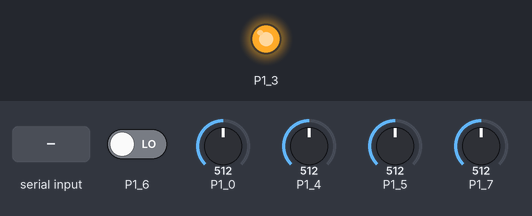
Bench run of a sketch on a simulated TI MSP430 LaunchPad. Parts: output pins drawn as LEDs (lit = HIGH). Inputs (shaded band) come from the test bench; at power-on: P1_6 LOW, P1_0 = 512, P1_4 = 512, P1_5 = 512, P1_7 = 512. The local clock reads 2024-03-15 10:24:30 at power-on unless the sketch sets it; what the sketch prints to the serial monitor is not drawn.

Above: at 1.2 s.
1.3 s: P1_6 driven HIGH
At 1.9 s:
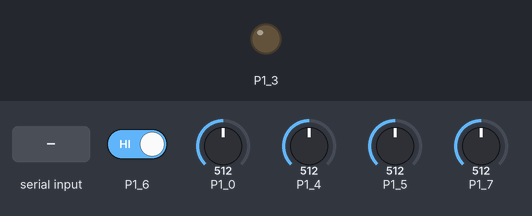
2.8 s: "L" received over Serial
Timing chart, 0 to 5.8 s (numbered marks = the images above; inputs shaded):
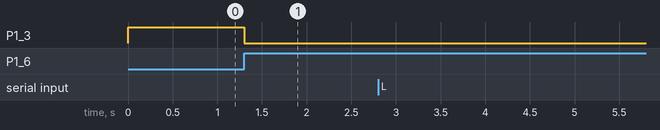

Measured:
- after the input at 1.3 s, P1_3: HIGH → LOW at once
- after the input at 2.8 s, every drawn part: stays the same

The sketch:

403DoneC.ino
```cpp
#include "Wire.h"
#include "RTClib.h"
RTC_DS3231 rtc;

int hour, month, day, year, minute,second=0;
int lasthour, lastmonth,lastday,lastyear,lastminute,lastsecond = 0;
int A4Read, A5Read;
unsigned long timer4, timer5, timeRstCheck;
bool tripChecker4, tripChecker5;
unsigned long timeTracked4, timeTracked5, maxTimeTracked4, maxTimeTracked5 = 0;
String maxTimeTracked4str = "0 ms ";
String maxTimeTracked5str = "0 ms ";
String str, message;
String SetDate;
bool MachineStatus;


//unsigned long lastSample = 0;
//unsigned long sampleSum = 0;
//int sampleCount = 0;
//int sensitivity =.066;
//float vpc = 0.0048828125;
//float offstV = 2715;
//float ccurent;
int fraudTracker;
int TrueMachineState=0;


/////////////////////////////////////////////////
float vpc = .0048828125;  // 5 V/ 4096 points
float vpc12 = 0.001220703125;// 5/4096
float sens = .066;
int sample, out, Vref;
float Voltage, Current;
long lastTime = 0;
long sampleSum = 0;
int sampleCount;
float mean,rmsSample;

//////////////////////////////////

void setup() {
  // put your setup code here, to run once:
Serial.begin(115200);
//Serial.begin(9600);
rtc.begin();
//rtc.adjust(DateTime(F(__DATE__), F(__TIME__)));
pinMode(P1_4,INPUT);
pinMode(P1_5, INPUT);
pinMode(P1_3,OUTPUT);
pinMode(P1_7, INPUT);
pinMode(P1_6, INPUT);
pinMode(P1_0, INPUT);
Serial.print("L Started");
}


// the goal is to read when an L is sent and then give all the information back
// information
// longest time safety hall sensor was tripped
// longest time power supply hall sensor was tripped
// The current time and date on the RTC
// if any time reprogrammings happened
// the date of next turn off


void loop() {
  // put your main code here, to run repeatedly:
  //////////////////////////Hall sense timing

if(millis()> lastTime+8)
{
//  sampleSum += sq(analogRead(P1_0)/4 -512); //squares and adds the sample
  sampleSum += sq(analogRead(P1_0) - analogRead(P1_7)); //squares and adds the sample
//  Serial.println(analogRead(P1_0));
//  Serial.println("7");
//  Serial.println(analogRead(P1_7));
//  delay(300);
  sampleCount++;
  lastTime = millis();
}

if(sampleCount>=125)
{
  //Averaging stuff.
 mean = sampleSum/sampleCount;
 rmsSample = sqrt(mean); // take the square root of the mean
// Serial.println("The final RRMSValue is: " + String(rmsSample));
 Voltage = rmsSample*vpc;
// Serial.println("The final Voltage is: " + String(Voltage));
 Current = Voltage/sens;
//Serial.println("The final RMS Amperage is: " + String(Current));
 sampleSum = 0;
 sampleCount = 0;
}


  A4Read = analogRead(P1_4);
  A5Read = analogRead(P1_5);
  if(A4Read<500 & tripChecker4 == false)
{
  timer4 = millis();
  tripChecker4 = true;
}
else if(A4Read<500 & tripChecker4 == true)
{
  timeTracked4 = millis() - timer4;
  if(maxTimeTracked4<timeTracked4)
  {maxTimeTracked4 = timeTracked4;}
}
else if(A4Read>500 & tripChecker4 == true)
{
  timeTracked4 = millis()-timer4;
  tripChecker4 = false;
  if(maxTimeTracked4<timeTracked4)
  {
    maxTimeTracked4 = timeTracked4;
    maxTimeTracked4str = String(maxTimeTracked4);
  }
}
if(maxTimeTracked4>3600000)
{
  maxTimeTracked4 = 3600000;
  maxTimeTracked4str = "over an hour";

}


if(A5Read<500 & tripChecker5 == false)
{
  timer5 = millis();
  tripChecker5 = true;
}
else if(A5Read<500 & tripChecker5 == true)
{
  timeTracked5 = millis() - timer5;
  if(maxTimeTracked5<timeTracked5)
  {maxTimeTracked5 = timeTracked5;}
}
else if(A5Read>500 & tripChecker5 == true)
{
  timeTracked5 = millis()-timer5;
  tripChecker5 = false;
  if(maxTimeTracked5<timeTracked5)
  {
    maxTimeTracked5 = timeTracked5;
    maxTimeTracked5str = String(maxTimeTracked5);
  }
}
if(maxTimeTracked5>3600000)
{
  maxTimeTracked5 =3600000;
  maxTimeTracked4str = String("over an hour");
}
///////////////////////////////// this is where hall sense timing ends


////////////////////////////////////////////////////////////RTC
DateTime now = rtc.now();
hour = (now.hour());
month = (now.month());
day = (now.day());
year= (now.year());
minute = (now.minute());
second = (now.second());

if (digitalRead(P1_6) == HIGH)
{
  rtc.adjust(DateTime(F(__DATE__), F("08:50:00")));
}
if (compareTimes()== true)
{

}
else
{
  timeRstCheck++;
}

lastyear = year;
lastmonth = month;
lastday = day;
lasthour = hour;
lastminute = minute;
lastsecond = second;
////////////////////////////////////////////////// this is where rtc ends

//////////////////////////////////////////////// this is where serial coms starts
if(Serial.available()>0)
{
  str = Serial.readString();
  //////////data logging stuff happens
  if(str == "L")
  {
    Serial.print("L");
    Serial.print("Safety snsr off: "); Serial.print(maxTimeTracked4str);Serial.print(" Pwr snsr off: "); Serial.print(maxTimeTracked5str);
    Serial.print("Today is "); Serial.print(month); Serial.print("-"); Serial.print(day); Serial.print("-"); Serial.print(year);Serial.print("   "); Serial.print(hour); Serial.print(":"); Serial.print(minute);
    Serial.print(" number of time resets:");Serial.print(timeRstCheck);Serial.print(" amps:"); Serial.print(Current);
    //also add date of next turn off
  }
  /// this is where the stopping date comes from
  else if (str.charAt(0) == 'T')
  {
    SetDate= str.substring(1);
  }
}

//Machine Status
if (maxTimeTracked5 < 10000 && maxTimeTracked4 < 10000 && timeRstCheck==0)
{digitalWrite(P1_3, HIGH);}
else {digitalWrite(P1_3, LOW);}
}


/// functions
// compares nows time with last time
bool compareTimes()
{
  if (year > lastyear)
  {
    return true;
  }
  else if (year<lastyear)
  {
    return false;
  }
  else
  {
    if(month > lastmonth)
    {return true;}
    else if(month<lastmonth)
    {return false;}
    else
    {
        if(day>lastday)
        {return true;}
        else if (lastday<day)
        {return false;}
         else
          {
            if(hour>lasthour)
            {return true;}
            else if(hour<lasthour)
            { return false;}
            else
              {
                if(minute>lastminute)
                {return true;}
                else if(minute<lastminute)
                { return false;}
                else
                  {
                    if(second>lastsecond)
                    {return true;}
                    else if(second<lastsecond)
                    { return false;}
                    else
                    {//probably should be true
                      return true;
                    }
                  }
              }
          }
    }
  }
}
```
